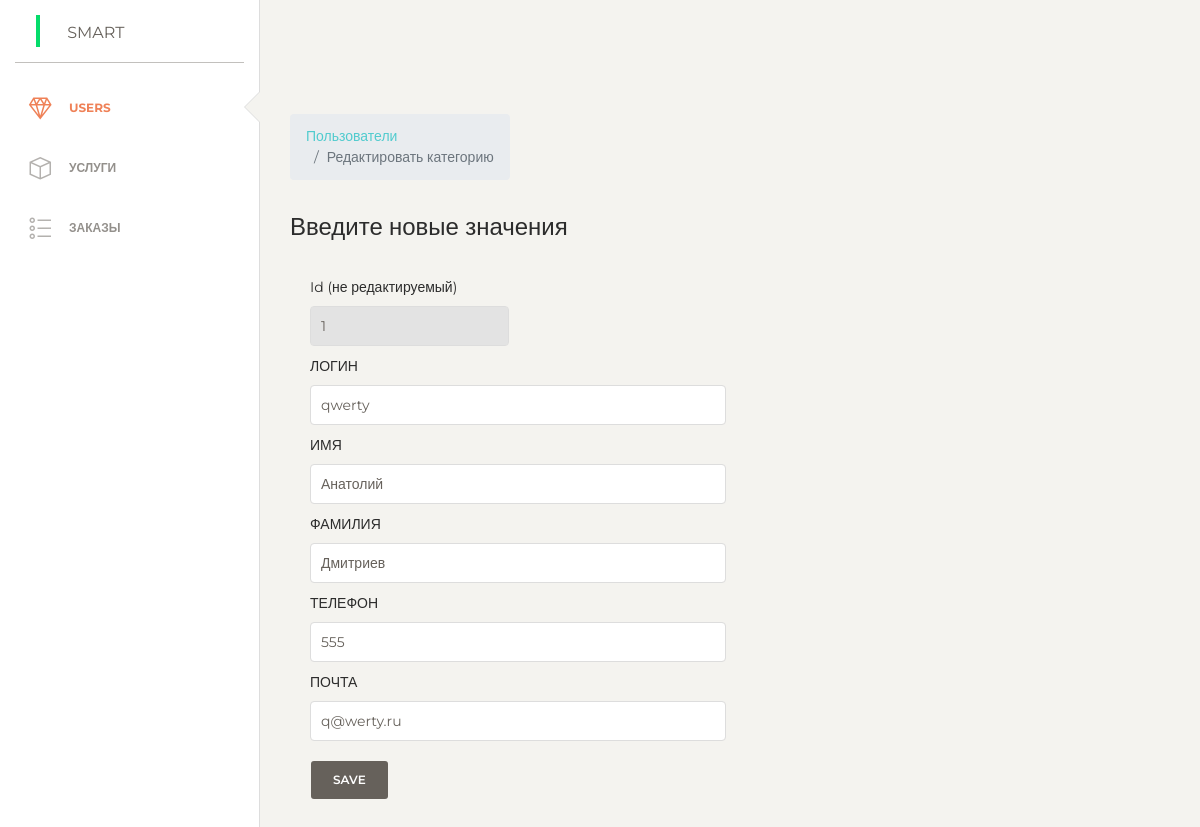
Page /admin/modules/edit_user.php?id=1 on the earlier database version.
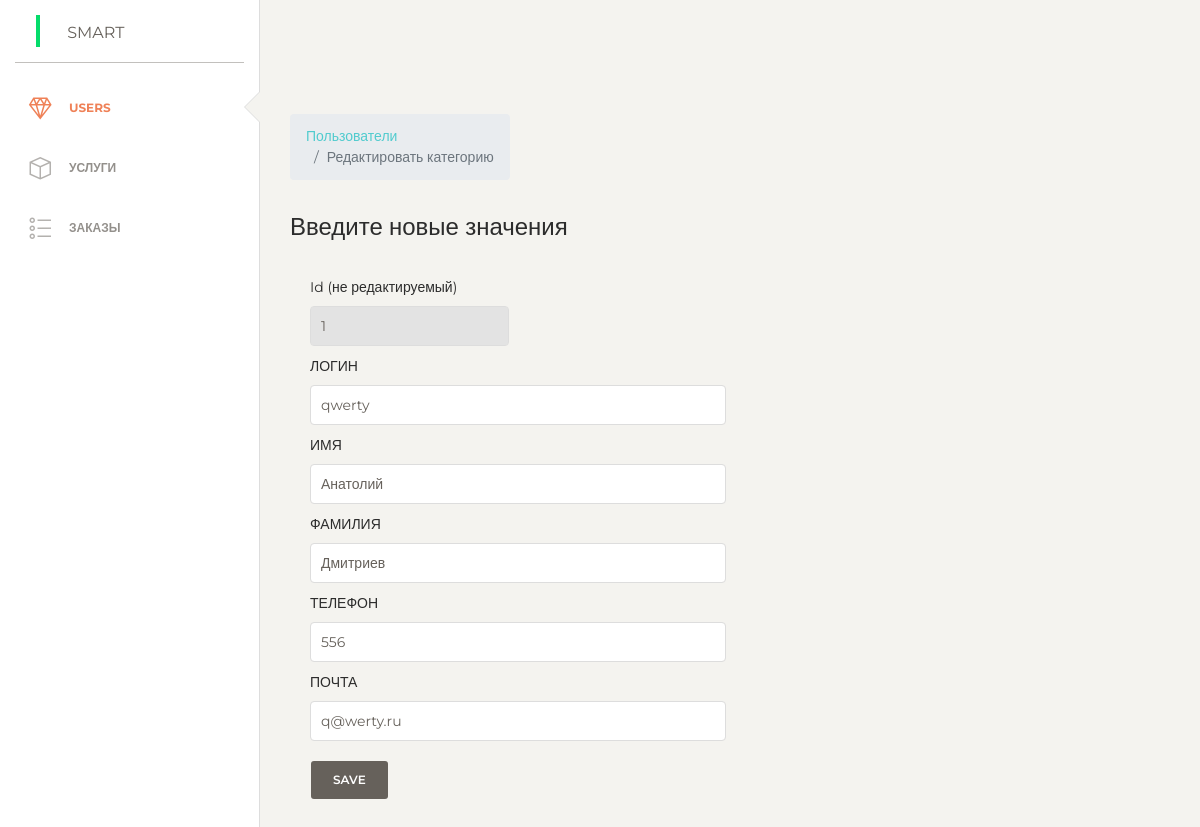
Same page on the later database version.
### tables this page shows
CREATE TABLE `users` (
  `id` int(11) NOT NULL,
  `login` varchar(255) NOT NULL,
  `phone` varchar(255) NOT NULL,
  `email` varchar(255) NOT NULL,
  `password` varchar(255) NOT NULL,
  `confirm_mail` varchar(255) NOT NULL,
  `verified` int(11) NOT NULL DEFAULT 0,
  `first_name` varchar(255) NOT NULL,
  `second_name` varchar(255) NOT NULL,
  `admin_param` varchar(255) NOT NULL DEFAULT 'User'
);

### admin/modules/edit_user.php (the view, shortened to what this page needs)
<?php
include $_SERVER['DOCUMENT_ROOT']."./admin/parts/header.php";
if(isset($_GET['save'])){
	 $sql = "UPDATE `users` SET `login`='" . $_GET["login"] . "',`phone`='" . $_GET["phone"] . "',`email`='" . $_GET["email"] . "',`first_name`='" . $_GET["phone"] . "',`second_name`='" . $_GET["phone"] . "' WHERE `users`.`id` = ' " . $_GET["id"] . "'";
	$result = $conn->query($sql);
header("location:users.php");
}else{
?><br> <?php
			$sql = "SELECT * FROM `users` WHERE `id` = '". $_GET["id"] ."'";
			$result = $conn->query($sql);
			$row = mysqli_fetch_assoc($result);
}
?>
  <div class="content">
   <nav aria-label="breadcrumb">
    <ol class="breadcrumb col-3">
      <li class="breadcrumb-item"><a href="/admin/modules/users.php">Пользователи</a></li>
      <li class="breadcrumb-item active" aria-current="page">Редактировать категорию</li>
    </ol>
  </nav>
    <h4 class="card-title"> Введите новые значения</h4>
		<form>
		            <div class="card-body">
                <form method="post">
                    <div class="row">
                        <div class="col-md-3 pr-1">
                            <div class="form-group">
                                <label>Id (не редактируемый)</label>
                                <input type="text" name="id" disabled=" " class="form-control" value="<?php echo $row['id']; ?>">
                            </div>
                        </div>
                    </div>
                    <div class="row">
                          <div class="col-md-6 pr-1">
                            <div class="form-group">
                                <label>ЛОГИН</label>
                                <input type="text" name="login" class="form-control" placeholder="Описание" value="<?php echo $row['login']; ?>">
                            </div>
                        </div>
                    </div>
                    <div class="row">
                          <div class="col-md-6 pr-1">
                            <div class="form-group">
                                <label>ИМЯ</label>
                                <input type="text" name="first_name" class="form-control" placeholder="Описание"  value="<?php echo $row['first_name']; ?>">
                            </div>
                        </div>
                    </div>
                    <div class="row">
                          <div class="col-md-6 pr-1">
                            <div class="form-group">
                                <label>ФАМИЛИЯ</label>
                                <input type="text" name="second_name" class="form-control" placeholder="Описание" value="<?php echo $row['second_name']; ?>">
                            </div>
                        </div>
                    </div>
                    <div class="row">
                          <div class="col-md-6 pr-1">
                            <div class="form-group">
                                <label>ТЕЛЕФОН</label>
                                <input type="text" name="phone" class="form-control" placeholder="Описание" value="<?php echo $row['phone']; ?>">
                            </div>
                        </div>
                    </div>
                    <div class="row">
                          <div class="col-md-6 pr-1">
                            <div class="form-group">
                                <label>ПОЧТА</label>
                                <input type="text" name="email" class="form-control" placeholder="Описание" value="<?php echo $row['email']; ?>">
                            </div>
                        </div>
                    </div>
					  <div >
					    <button name="save" class="btn btn-secondary">SAVE</button>
					  </div>
				  </form>
            </div>
		</form>
</div>
<?php
include $_SERVER['DOCUMENT_ROOT']."./admin/parts/footer.php";
?>

Differences in the rows shown:
changed users "qwerty": phone "555" → "556"
